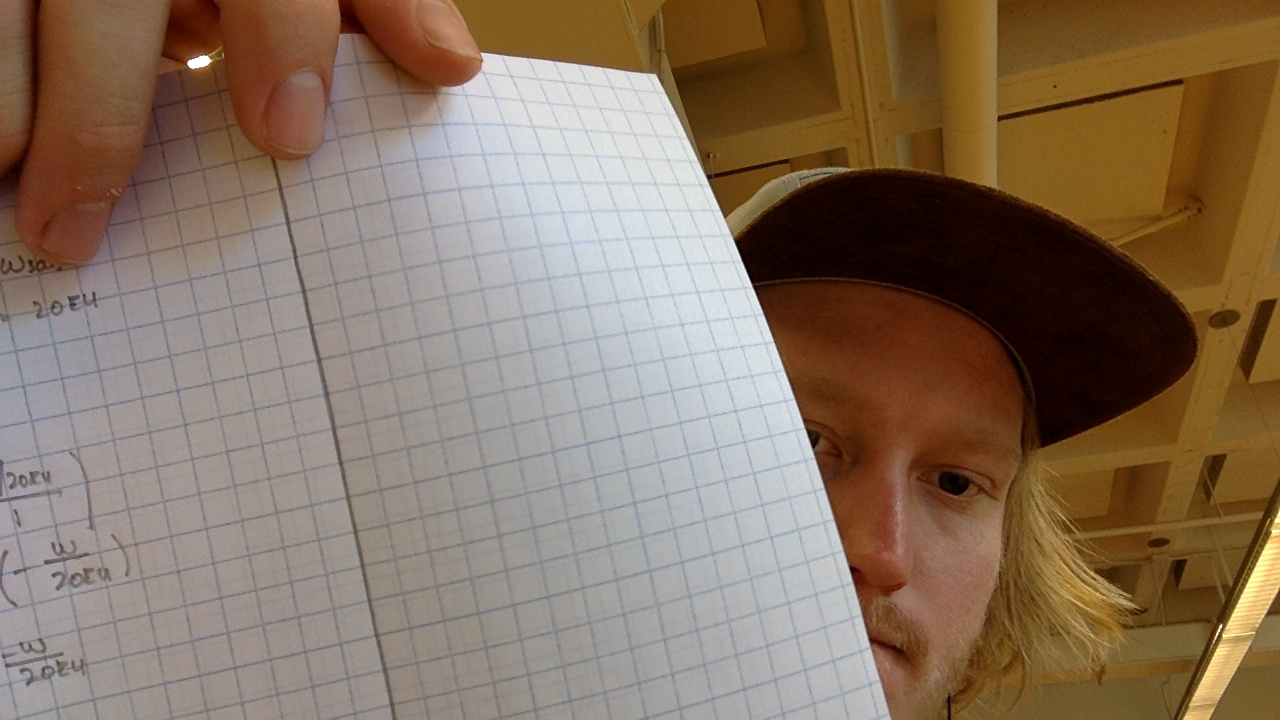
#> input picture Keenan/pics/GraphPic.jpg, 1280 x 720 px, found by its file name
$ python PHoughStatic.py
#> lines starting #> are read from the running program, lines starting #| are printed output that depends on the picture
import numpy as np
import cv2


# Capture frame-by-frame
img = cv2.imread('Keenan/pics/GraphPic.jpg')
#> img is the input picture: shape (720, 1280, 3); mean B, G, R 96, 114.5, 134.9

# Our operations on the frame come here
gray = cv2.cvtColor(img, cv2.COLOR_BGR2GRAY)
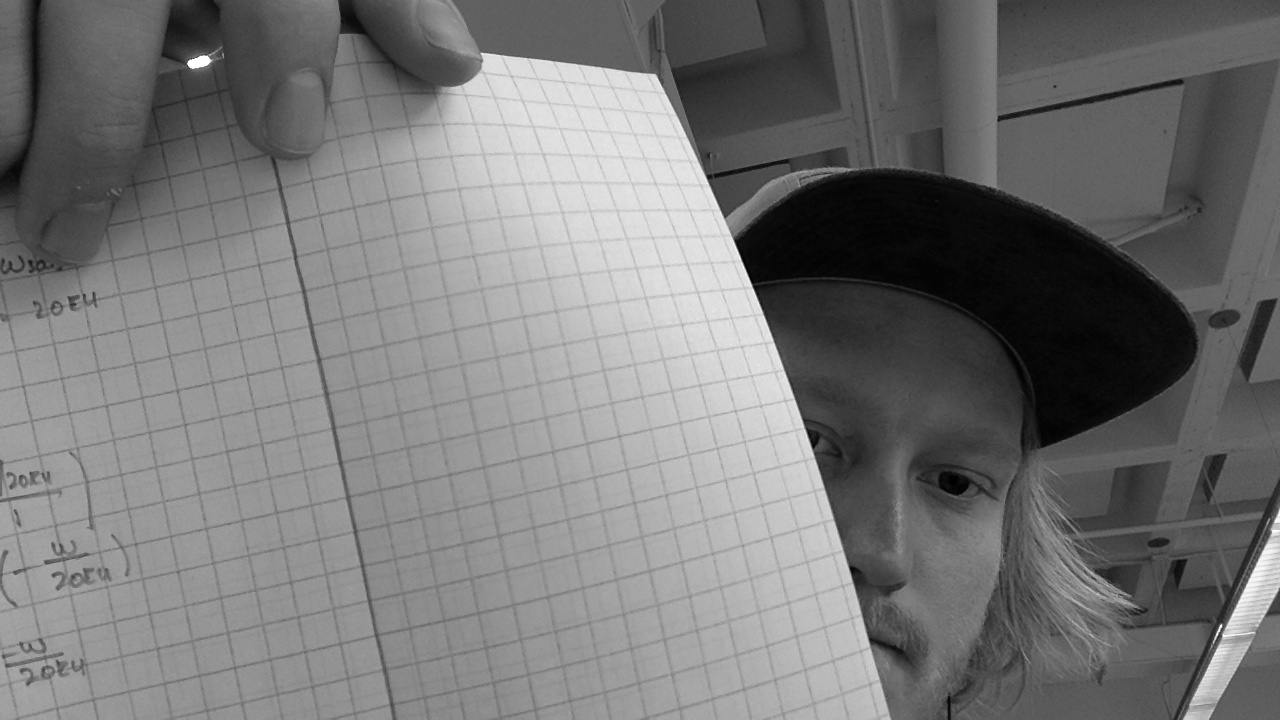
#> gray: shape (720, 1280); min 0, max 255, mean 118.5
edges = cv2.Canny(gray, 50, 150, apertureSize=3)
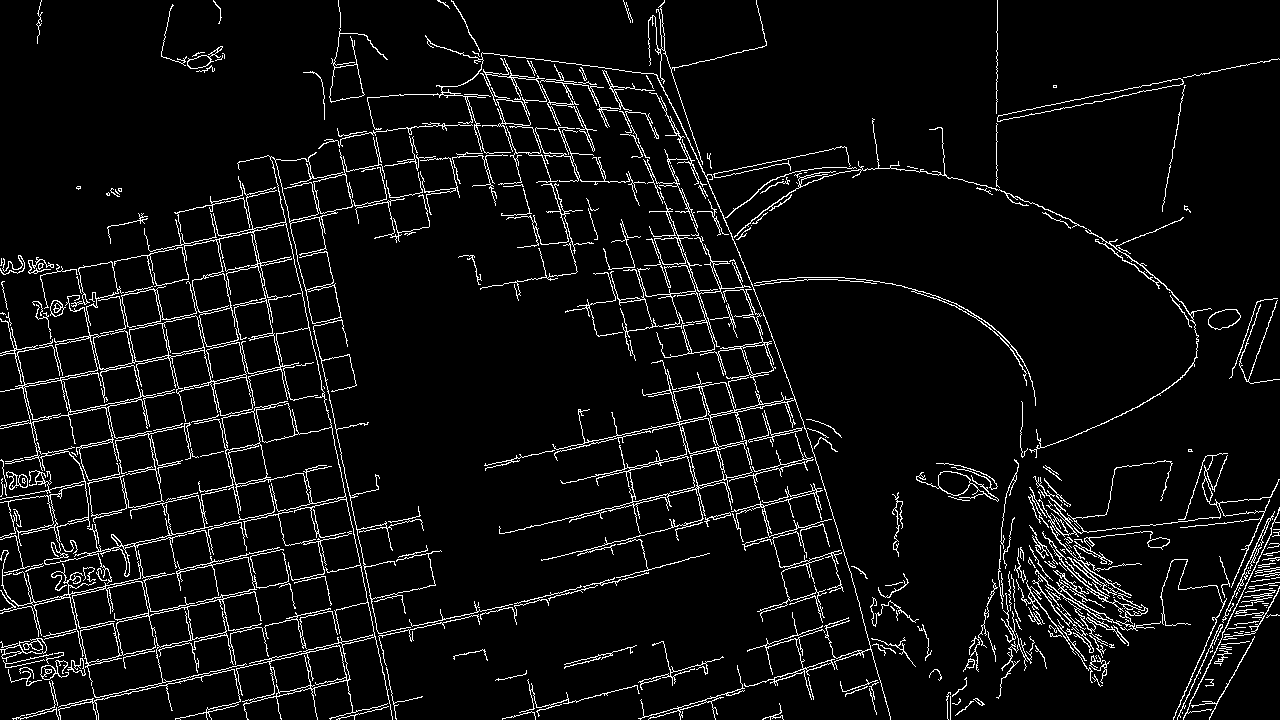
#> edges: shape (720, 1280); 5.7% white in thin lines or dots

#creates an array of line values
minLineLength = 10
maxLineGap = 100
lines = cv2.HoughLinesP(edges, 1, np.pi / 180, 1, minLineLength, maxLineGap)
#> lines = None

if lines is not None:
    for line in lines:
        for x1, y1, x2, y2 in line:
            cv2.line(img, (x1, y1), (x2, y2), (0, 255, 0), 2)


# Display the resulting frame
cv2.imwrite('houghlines5.jpg', img)

print(lines)
#| None
